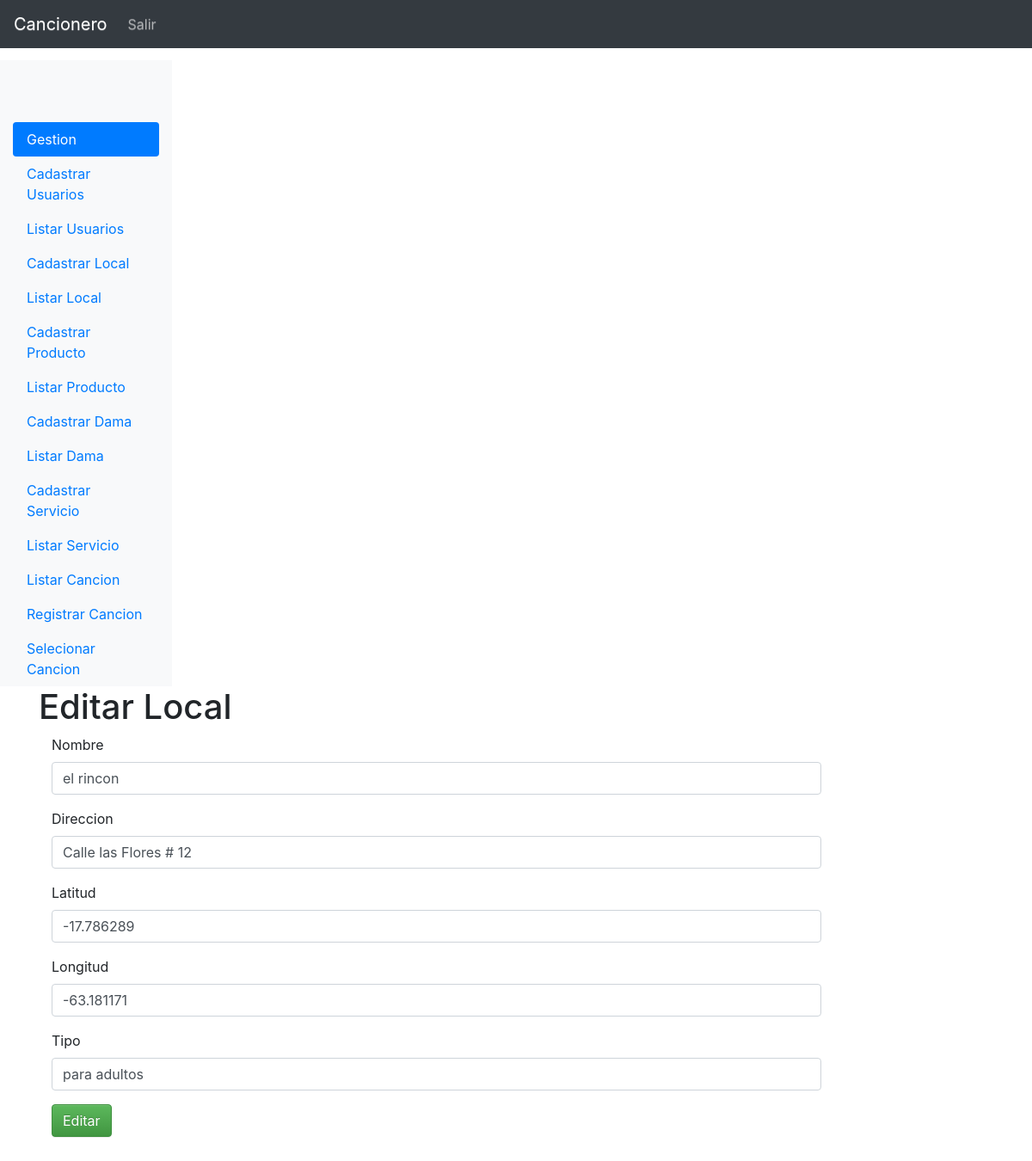
The app's page /editar_local.php?id=1 (signed in) with its own data.
### tables this page shows
CREATE TABLE `markers` (
  `id` int(11) NOT NULL,
  `name` varchar(60) NOT NULL,
  `address` varchar(80) NOT NULL,
  `lat` float(10,6) NOT NULL,
  `lng` float(10,6) NOT NULL,
  `type` varchar(30) NOT NULL
);

### editar_local.php (the view, shortened to what this page needs)
<?php
  include_once("conexao.php");
  $id = $_GET["id"];
  $result = mysqli_query($conn,"SELECT * FROM markers WHERE id='$id' LIMIT 1");
  $resultado =  mysqli_fetch_assoc($result);
?>
<!doctype html>
<html lang="pt-BR">
  <head>
    <link href="css/bootstrap.min.css" rel="stylesheet">
    <link href="css/bootstrap-theme.min.css" rel="stylesheet">
    <link href="css/ie10-viewport-bug-workaround.css" rel="stylesheet">
    <link href="css/theme.css" rel="stylesheet">
  </head>
  <body>
  <?php
    include_once("menu_admin.php");
  ?>
    <div class="container theme-showcase" role="main">
      <div class="page-header">
        <h1>Editar Local</h1>
      </div>
      <div class="row">
        <div class="col-md-12">
        <form class="form-horizontal" method="POST" action="processa/proc_editar_local.php">
            <div class="form-group">
                <label for="inputEmail3" class="col-sm-2 control-label">Nombre</label>
                <div class="col-sm-10">
                <input type="text" class="form-control" name="name" placeholder="Nombre" value="<?php echo $resultado['name']; ?>">
                </div>
            </div>
            <div class="form-group">
                <label for="inputEmail3" class="col-sm-2 control-label">Direccion</label>
                <div class="col-sm-10">
                <input type="text" class="form-control" name="address" placeholder="direccion" value="<?php echo $resultado['address']; ?>">
                </div>
            </div>
            <div class="form-group">
                <label for="inputEmail3" class="col-sm-2 control-label">Latitud</label>
                <div class="col-sm-10">
                <input type="text" class="form-control" name="lat" placeholder="Latitud" value="<?php echo $resultado['lat']; ?>">
                </div>
            </div>
            <div class="form-group">
                <label for="inputEmail3" class="col-sm-2 control-label">Longitud</label>
                <div class="col-sm-10">
                <input type="text" class="form-control" name="lng" placeholder="Longitud" value="<?php echo $resultado['lng']; ?>">
                </div>
            </div>
            <div class="form-group">
                <label for="inputEmail3" class="col-sm-2 control-label">Tipo</label>
                <div class="col-sm-10">
                <input type="text" class="form-control" name="type" placeholder="Tipo" value="<?php echo $resultado['type']; ?>">
                </div>
            </div>
            <div class="form-group">
                <div class="col-sm-offset-2 col-sm-10">
                <button type="submit" class="btn btn-success">Editar</button>
                </div>
            </div>
        </form>
        </div>
      </div>
    </div>
  </body>
</html>

### css/theme.css (style rules this page uses)
body { padding-top: 70px; padding-bottom: 30px; }

### records on screen
markers: name "el rincon", address "Calle las Flores # 12", lat "-17.786289", lng "-63.181171", type "para adultos"
